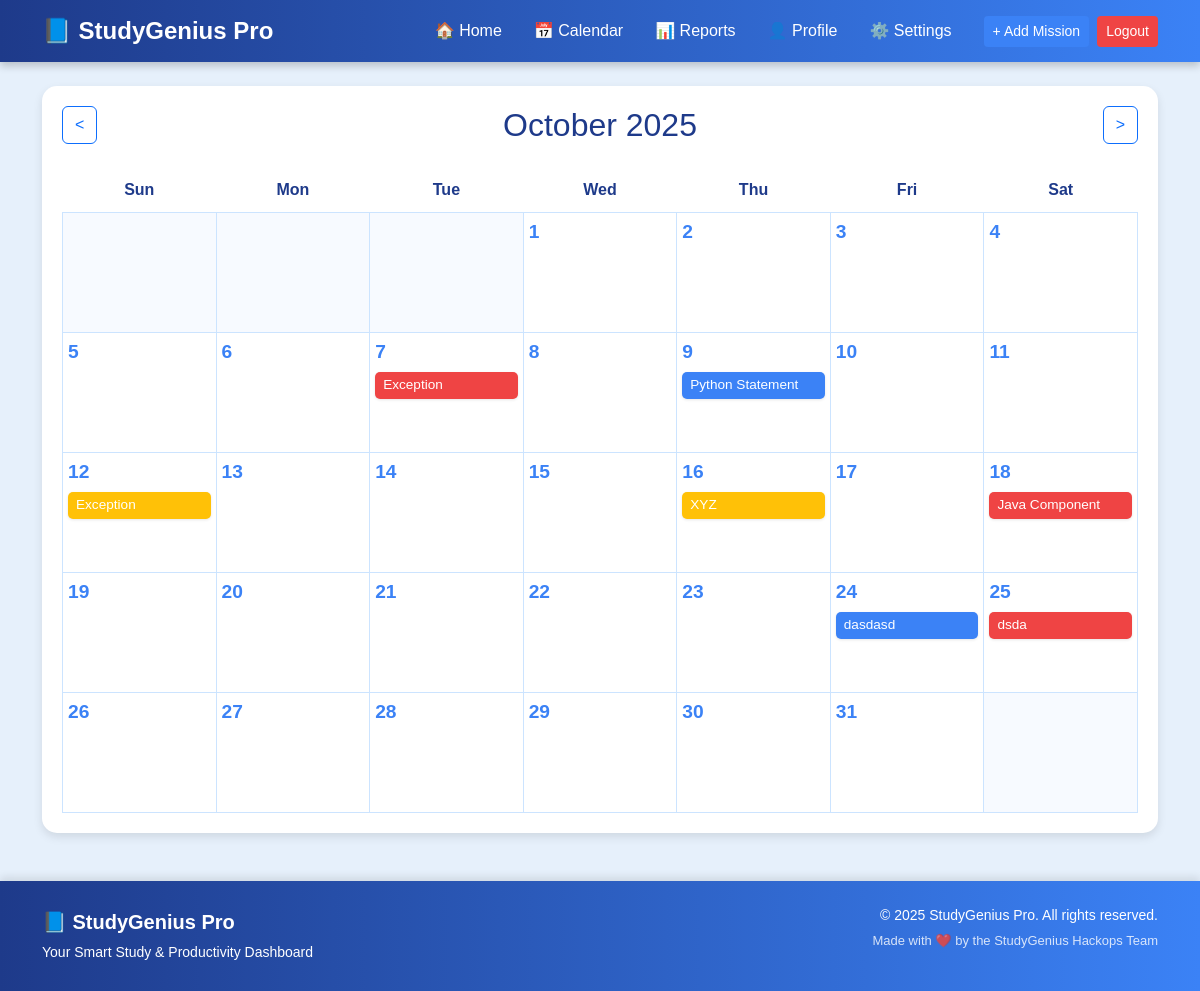
/calendar.php?month=10&year=2025, run on the app's committed database.
### tables this page shows
CREATE TABLE `missions` (
  `id` int(11) NOT NULL,
  `mission_name` varchar(255) NOT NULL,
  `subject` varchar(100) NOT NULL,
  `priority` enum('Low','Medium','High') DEFAULT 'Medium',
  `deadline` date NOT NULL,
  `status` enum('Pending','Completed') DEFAULT 'Pending',
  `progress` int(3) NOT NULL DEFAULT 0,
  `created_at` timestamp NOT NULL DEFAULT current_timestamp()
);

### calendar.php (the view, shortened to what this page needs)
<?php
require 'db.php';
$stmt = $conn->query("
    SELECT
        id, mission_name, subject, priority, deadline
    FROM missions
    WHERE deadline IS NOT NULL
");
$missions_raw = $stmt->fetchAll(PDO::FETCH_ASSOC);
$missions_by_date = [];
foreach ($missions_raw as $mission) {
    $date_key = substr($mission['deadline'], 0, 10);
    if (!isset($missions_by_date[$date_key])) {
        $missions_by_date[$date_key] = [];
    }
    $missions_by_date[$date_key][] = [
        'id' => $mission['id'],
        'name' => htmlspecialchars($mission['mission_name']),
        'subject' => htmlspecialchars($mission['subject']),
        'priority' => $mission['priority'],
    ];
}
$month = $_GET['month'] ?? date('m');
$year = $_GET['year'] ?? date('Y');
$dateObj = DateTime::createFromFormat('Y-m-d', "$year-$month-01");
$dateObj->modify('+1 month');
$next_month = $dateObj->format('m');
$next_year = $dateObj->format('Y');
$dateObj->modify('-2 month');
$prev_month = $dateObj->format('m');
$prev_year = $dateObj->format('Y');
$dateObj->modify('+1 month');
$first_day_of_month = $dateObj->format('w');
$days_in_month = $dateObj->format('t');
$dateObj = DateTime::createFromFormat('Y-m-d', "$year-$month-01");
$display_month_year = $dateObj->format('F Y');
function generate_calendar_grid($first_day, $days_in_month, $month, $year) {
    global $missions_by_date;
    $output = '';
    $current_day = 1;
    $day_of_week_counter = 0;
    $output .= '<tr>';
    for ($i = 0; $i < $first_day; $i++) {
        $output .= '<td class="empty-day"></td>';
        $day_of_week_counter++;
    }
    while ($current_day <= $days_in_month) {
        if ($day_of_week_counter == 7) {
            $output .= '</tr><tr>';
            $day_of_week_counter = 0;
        }
        $date_key = "$year-" . str_pad($month, 2, '0', STR_PAD_LEFT) . "-" . str_pad($current_day, 2, '0', STR_PAD_LEFT);
        $missions_on_day = $missions_by_date[$date_key] ?? [];
        $mission_count = count($missions_on_day);
        $is_today = ($date_key === date('Y-m-d')) ? 'today' : '';
        $output .= "<td
            class='calendar-day $is_today'
            data-date='$date_key'
            ondragover='allowDrop(event)'
            ondrop='dropMission(event)'
        >";
        $output .= "<span class='day-number'>" . $current_day . "</span>";
        $output .= "<div class='mission-buttons-container' data-date='$date_key'>";
        foreach ($missions_on_day as $mission) {
            $priority_class = strtolower($mission['priority']);
            $output .= "<button
                class='mission-drag-btn mission-priority-$priority_class'
                id='mission-{$mission['id']}'
                data-mission-id='{$mission['id']}'
                data-date='$date_key'
                draggable='true'
                ondragstart='dragStart(event)'
            >
                {$mission['name']}
            </button>";
        }
        if ($mission_count > 0) {
        } else {
             $output .= "<div class='empty-drop-area'></div>";
        }
        $output .= "</div>";
        $output .= '</td>';
        $current_day++;
        $day_of_week_counter++;
    }
    while ($day_of_week_counter > 0 && $day_of_week_counter < 7) {
        $output .= '<td class="empty-day"></td>';
        $day_of_week_counter++;
    }
    $output .= '</tr>';
    return $output;
}
?>
<!DOCTYPE html>
<html lang="en">
<head>
<link href="https://cdn.jsdelivr.net/npm/bootstrap@5.3.2/dist/css/bootstrap.min.css" rel="stylesheet">
</head>
<body>
<?php include 'navbar.php'; ?>
<div class="container mt-4">
    <div class="calendar-container">
        <div class="d-flex justify-content-between align-items-center mb-4">
            <a href="calendar.php?month=<?= $prev_month ?>&year=<?= $prev_year ?>" class="btn btn-outline-primary">&lt;</a>
            <h2 class="mb-0"><?= $display_month_year ?></h2>
            <a href="calendar.php?month=<?= $next_month ?>&year=<?= $next_year ?>" class="btn btn-outline-primary">&gt;</a>
        </div>
        <table class="calendar-table">
            <thead>
                <tr>
                    <th>Sun</th><th>Mon</th><th>Tue</th><th>Wed</th><th>Thu</th><th>Fri</th><th>Sat</th>
                </tr>
            </thead>
            <tbody>
                <?= generate_calendar_grid($first_day_of_month, $days_in_month, $month, $year) ?>
            </tbody>
        </table>
    </div>
</div>
</body>
</html>

### calendar.php (style rules this page uses)
body { font-family:'Poppins',sans-serif; background:#e6f0fb; color:#1e3a8a; margin:0; padding:0; }
.calendar-container { background: #fff; border-radius: 15px; padding: 20px; box-shadow: 0 4px 10px rgba(0,0,0,0.1); }
.calendar-table { width: 100%; table-layout: fixed; border-collapse: collapse; }
.calendar-table th { text-align: center; padding: 10px 0; color: #1e3a8a; font-weight: bold; }
.calendar-day, .empty-day { border: 1px solid #cce4ff; height: 120px; vertical-align: top; padding: 5px; cursor: default; position: relative; }
.empty-day { background-color: #f7faff; }
.day-number { font-size: 1.2em; font-weight: bold; color: #3b82f6; display: block; margin-bottom: 5px; }
.mission-buttons-container { width: 100%; min-height: 50px; }
.mission-drag-btn { display: block; background-color: #2563eb; color: #fff; border: none; border-radius: 5px; padding: 3px 8px; font-size: 0.85em; cursor: grab; width: 100%; margin-top: 2px; text-align: left; overflow: hidden; white-space: nowrap; text-overflow: ellipsis; box-shadow: 0 1px 3px rgba(0,0,0,0.1); }
.mission-priority-high { background-color: #ef4444 !important; }
.mission-priority-medium { background-color: #3b82f6 !important; }
.mission-priority-low { background-color: #ffc107 !important; }

### data on the page
missions: mission_name "Exception"
missions: mission_name "Python Statement"
missions: mission_name "Exception"
missions: mission_name "XYZ"
missions: mission_name "Java Component"
missions: mission_name "dasdasd"
missions: mission_name "dsda"

### other printed values
$display_month_year "October 2025"
